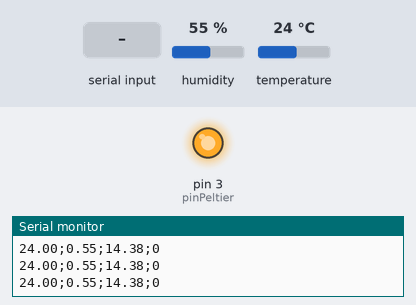
A sketch run on a simulated Arduino Uno, built with avr-gcc and run on an emulated ATmega328P. Shown: output pins drawn as LEDs (lit = HIGH), the last lines printed to the serial monitor. The inputs (shaded band) are chosen by the test bench; at power-on: temperature 24 °C, humidity 55 %.

Above: at 1.2 s.
1.3 s: temperature set to 12 °C
At 2.7 s:
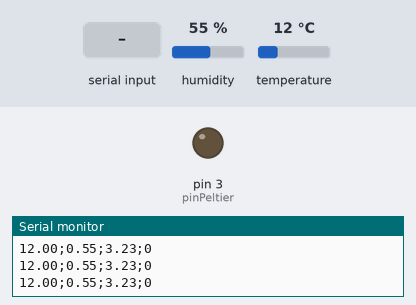
9.5 s: temperature set to 19 °C
At 11.1 s:
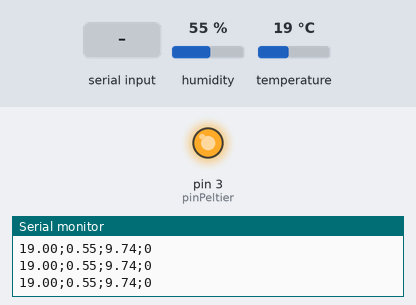
15.5 s: "1" received over Serial
At 17.0 s:
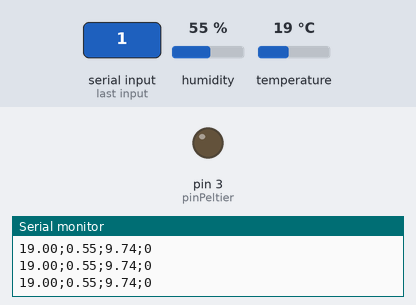
Timing chart, 0 to 18.5 s (numbered marks = the images above; inputs shaded):
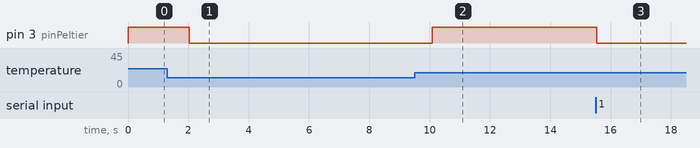

The sketch:

automatisme_frigo2.ino
```cpp
/*Auteur : CHRISTOPHE Sulyven*/

// Inclusion des en-têtes :
#include "automatisme1.h"

//Fonction d'initialisation :
void setup()
{
  //On initialise les PIN :
  Serial.begin (9600);

  //on initialise les variables globales :
  power = 0;
  consigne = 15.0d;
  pointDeRosee = -273.15d;

  //On démarre le capteur DHT :
  dht.begin();
}

void loop() {
  do {
    humidite = dht.readHumidity() / 100.0f;
    temperature = dht.readTemperature();

    if (isnan(humidite) || isnan(temperature)) {
      Serial.println("Echec de lecture du cpteur DHT !");
      return;
    }

    alpha = ((A * temperature) / (B + temperature) + log(humidite));
    pointDeRosee = ((B * alpha) / (A - alpha));

    if (temperature < consigne)
      reduire();
    else if (temperature > consigne)
      augmenter();
    else
      maintenir();

    if (Serial.available() > 0)
    {
      i = 0;

      while (Serial.available() > 0)
      {
        buf[i] = Serial.read();
      }

      consigne = (double)(*reinterpret_cast<int*>(buf));
    }

    Serial.print(temperature);
    Serial.print(';');
    Serial.print(humidite);
    Serial.print(';');
    Serial.print(pointDeRosee);
    Serial.print(';');
    Serial.println(false);

  } while (temperature > pointDeRosee);

  do {
    reduire();

    Serial.print(temperature);
    Serial.print(';');
    Serial.print(humidite);
    Serial.print(';');
    Serial.print(pointDeRosee);
    Serial.print(';');
    Serial.println(true);
  } while (temperature < pointDeRosee);
}


void augmenter() {
  power = 99;
  peltier_level = map(power, 0, 99, 0, 255);
  analogWrite(pinPeltier, peltier_level);
}

void reduire() {
  power = 0;
  peltier_level = map(power, 0, 99, 0, 255);
  analogWrite(pinPeltier, peltier_level);
}

void maintenir() {
  power = 49;
  peltier_level = map(power, 0, 99, 0, 255);
  analogWrite(pinPeltier, peltier_level);
}
```

automatisme1.h
```cpp
/*Auteur : CHRISTOPHE Sulyven*/

#include "DHT.h"
#define pinPeltier 3
#define pinVentilo 5
#define A 17.25f
#define B 237.7f
#define pinDHT 2
#define typeDHT DHT22
DHT dht (pinDHT, typeDHT);
void augmenter();
void maintenir();
void reduire();
byte buf[32];
double humidite, temperature, pointDeRosee, consigne, alpha;
int power = 0, i;
int peltier_level = map(power, 0, 99, 0, 255);
```

Measured:
- after the input at 1.3 s, pin 3 (pinPeltier): HIGH → LOW after 0.72 s
- after the input at 9.5 s, pin 3 (pinPeltier): LOW → HIGH after 0.59 s
- after the input at 15.5 s, pin 3 (pinPeltier): HIGH → LOW at once
